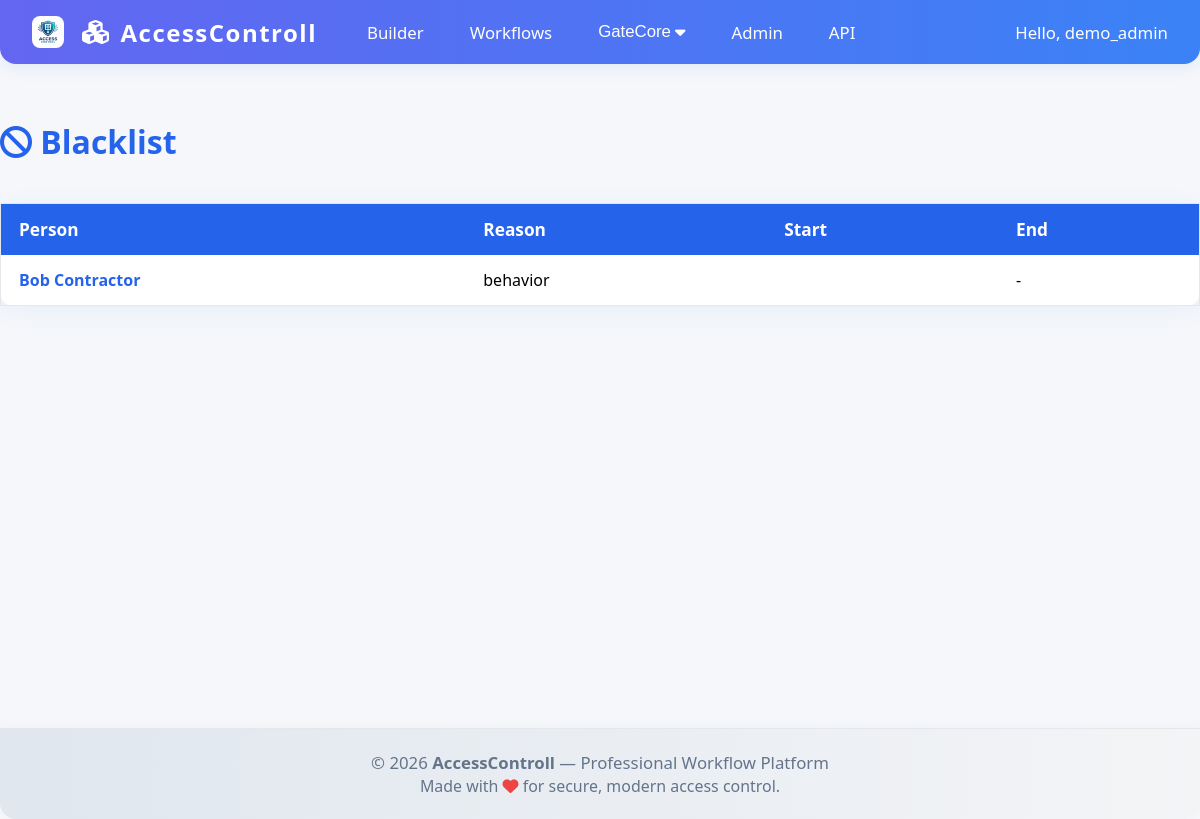
Screenshot of /builder/gatecore/blacklist/ (signed in) with the database file from the repository.
### GateCore/models/access.py (models this page shows, shortened)
class Blacklist(BaseModel):
    TARGET_TYPES = [
        ("person", "Person"),
        ("vehicle", "Vehicle"),
        ("credential", "Credential"),
        ("ip_address", "IP Address"),
    ]
    REASON_CHOICES = [
        ("security", "Security Concern"),
        ("payment", "Payment Issues"),
        ("behavior", "Inappropriate Behavior"),
        ("lost", "Lost Card/Credential"),
        ("expired", "Contract Expired"),
        ("other", "Other"),
    ]
    target_type = models.CharField(max_length=20, choices=TARGET_TYPES)
    person = models.ForeignKey(
        "Person",
        on_delete=models.CASCADE,
        null=True,
        blank=True,
        related_name="blacklist_entries"
    )
    vehicle = models.ForeignKey(
        "Vehicle",
        on_delete=models.CASCADE,
        null=True,
        blank=True
    )
    credential = models.ForeignKey(
        AccessCredential,
        on_delete=models.CASCADE,
        null=True,
        blank=True
    )
    ip_address = models.GenericIPAddressField(null=True, blank=True)
    reason = models.CharField(max_length=20, choices=REASON_CHOICES)
    details = models.TextField(blank=True)
    reported_by = models.ForeignKey(
        'auth.User',
        on_delete=models.SET_NULL,
        null=True,
        blank=True
    )
    blacklisted_from = models.DateTimeField(default=timezone.now)
    blacklisted_until = models.DateTimeField(null=True, blank=True)
    class Meta:
        ordering = ['-blacklisted_from']
        indexes = [
            models.Index(fields=['target_type']),
            models.Index(fields=['blacklisted_until']),
        ]

### GateCore/models/people.py (models this page shows, shortened)
class Person(BaseModel):
    PHONE_DEVICE_CHOICES = [
        ("android", "Android"),
        ("ios", "iOS"),
        ("feature", "Feature Phone"),
        ("other", "Other"),
    ]
    GENDER_CHOICES = [
        ("M", "Male"),
        ("F", "Female"),
        ("O", "Other"),
        ("U", "Prefer not to say"),
    ]
    first_name = models.CharField(max_length=100)
    last_name = models.CharField(max_length=100)
    middle_name = models.CharField(max_length=100, blank=True)
    id_number = models.CharField(max_length=50, blank=True, null=True, unique=True)
    phone = models.CharField(max_length=30, validators=[validate_phone_number])
    phone_device_type = models.CharField(max_length=20, choices=PHONE_DEVICE_CHOICES, blank=True)
    phone_otp = models.CharField(max_length=8, blank=True)
    phone_otp_created = models.DateTimeField(null=True, blank=True)
    facial_recognition_enabled = models.BooleanField(default=False)
    email = models.EmailField(blank=True, null=True, validators=[validate_email])
    gender = models.CharField(max_length=1, choices=GENDER_CHOICES, blank=True)
    date_of_birth = models.DateField(null=True, blank=True)
    emergency_contact_name = models.CharField(max_length=200, blank=True)
    emergency_contact_phone = models.CharField(max_length=30, blank=True)
    photo = models.ImageField(upload_to="people/", blank=True, null=True)
    notes = models.TextField(blank=True)
    tags = models.JSONField(default=list, blank=True)
    last_seen = models.DateTimeField(null=True, blank=True)
    class Meta:
        ordering = ['last_name', 'first_name']
        indexes = [
            models.Index(fields=['last_name', 'first_name']),
            models.Index(fields=['id_number']),
            models.Index(fields=['is_active', 'is_deleted']),
        ]
        verbose_name_plural = "People"
    @property
    def full_name(self):
        return f"{self.first_name} {self.last_name}"

### frontend/views.py (the view)
# urls.py: path('gatecore/blacklist/', views.gatecore_blacklist, name='gatecore_blacklist'),
@login_required
def gatecore_blacklist(request):
    blacklist = Blacklist.objects.select_related('person').all()
    return render(request, "frontend/gatecore_blacklist.html", {"blacklist": blacklist})

### frontend/templates/frontend/gatecore_blacklist.html (shortened to what this page needs)
{% extends "frontend/base.html" %}
{% block content %}
<h2 style="margin-top:32px;margin-bottom:18px;font-size:2rem;font-weight:800;color:#2563eb;"><i class="fa-solid fa-ban"></i> Blacklist</h2>
<table class="gatecore-table">
    <thead>
        <tr>
            <th>Person</th>
            <th>Reason</th>
            <th>Start</th>
            <th>End</th>
        </tr>
    </thead>
    <tbody>
    {% for entry in blacklist %}
        <tr>
            <td>{% if entry.person %}<a href="/frontend/gatecore/people/{{ entry.person.id }}/">{{ entry.person.full_name }}</a>{% else %}-{% endif %}</td>
            <td>{{ entry.reason|default:"-" }}</td>
            <td>{{ entry.start_date|date:"Y-m-d" }}</td>
            <td>{{ entry.end_date|date:"Y-m-d"|default:"-" }}</td>
        </tr>
    {% empty %}
        <tr><td colspan="4" style="text-align:center;color:#64748b;">No blacklist entries found.</td></tr>
    {% endfor %}
    </tbody>
</table>
{% endblock %}

### frontend/templates/frontend/base.html (shortened to what this page needs)
{% load static %}
<!DOCTYPE html>
<html lang="en">
<head>
    <link rel="stylesheet" href="https://cdnjs.cloudflare.com/ajax/libs/font-awesome/6.5.0/css/all.min.css">
</head>
<body>
    <nav class="navbar">
        <span class="logo">
            <img src="{% static 'frontend/logo.png' %}" alt="Logo" />
            <i class="fa-solid fa-cubes"></i> AccessControll
        </span>
        <div class="menu">
            <a href="/builder/">Builder</a>
            <a href="/workflows/">Workflows</a>
            <div class="dropdown">
                <button class="dropbtn">GateCore <i class="fa-solid fa-caret-down"></i></button>
            </div>
            <a href="/admin/">Admin</a>
            <a href="/api/v1/components/" target="_blank">API</a>
        </div>
        <span class="user">{% if user.is_authenticated %}Hello, {{ user.username }}{% else %}<a href="/api-auth/login/" style="color:#fff;">Login</a>{% endif %}</span>
    </nav>
    <div class="content">
        {% block content %}{% endblock %}
    </div>
    <footer class="footer">
        &copy; {{ year|default:2026 }} <b>AccessControll</b> &mdash; Professional Workflow Platform<br>
        <span style="font-size:0.95em;">Made with <i class="fa-solid fa-heart" style="color:#ef4444;"></i> for secure, modern access control.</span>
    </footer>
</body>
</html>

### frontend/templates/frontend/base.html (style rules this page uses)
body { background: #f5f7fa; font-family: 'Segoe UI', Arial, sans-serif; margin: 0; }
.navbar { background: linear-gradient(90deg, #6366f1, #3b82f6); color: #fff; padding: 0 32px; height: 64px; display: flex; align-items: center; box-shadow: 0 4px 16px rgba(59,130,246,0.10); border-bottom-left-radius: 16px; border-bottom-right-radius: 16px; }
.navbar .logo { font-size: 1.5rem; font-weight: 800; letter-spacing: 1.5px; margin-right: 36px; display: flex; align-items: center; gap: 10px; }
.navbar .logo img { height: 32px; width: 32px; border-radius: 8px; margin-right: 8px; }
.navbar .menu { display: flex; gap: 18px; align-items: center; }
.navbar .menu > a, .navbar .menu > .dropdown > .dropbtn { color: #fff; text-decoration: none; font-weight: 500; font-size: 1.05rem; transition: color 0.2s; padding: 4px 14px; border-radius: 6px; background: none; border: none; outline: none; cursor: pointer; display: flex; align-items: center; }
.dropdown { position: relative; }
.dropbtn { display: flex; align-items: center; gap: 4px; }
.navbar .user { margin-left: auto; font-size: 1.05rem; font-weight: 500; }
.content { min-height: 80vh; padding-top: 24px; }
.footer { background: linear-gradient(90deg, #e0e7ef, #f3f4f6); color: #64748b; text-align: center; padding: 22px 0; font-size: 1.05rem; border-top: 1px solid #e5e7eb; border-bottom-left-radius: 16px; border-bottom-right-radius: 16px; box-shadow: 0 -2px 8px rgba(99,102,241,0.04); }

### frontend/templates/frontend/gatecore_blacklist.html (style rules this page uses)
.gatecore-table { width: 100%; border-collapse: collapse; margin: 40px auto; background: #fff; border-radius: 14px; box-shadow: 0 4px 24px rgba(59,130,246,0.07); border: 1.5px solid #e5e7eb; }
.gatecore-table th, .gatecore-table td { padding: 14px 18px; text-align: left; }
.gatecore-table th { background: #2563eb; color: #fff; font-weight: 700; font-size: 1.08rem; }
.gatecore-table td a { color: #2563eb; font-weight: 600; text-decoration: none; }

### rows the page displays
Blacklist: person.full_name "Bob Contractor", reason "behavior", end_date "-"

### other values shown
{{ user.username }} "demo_admin"
{{ year|default:2026 }} "2026"
